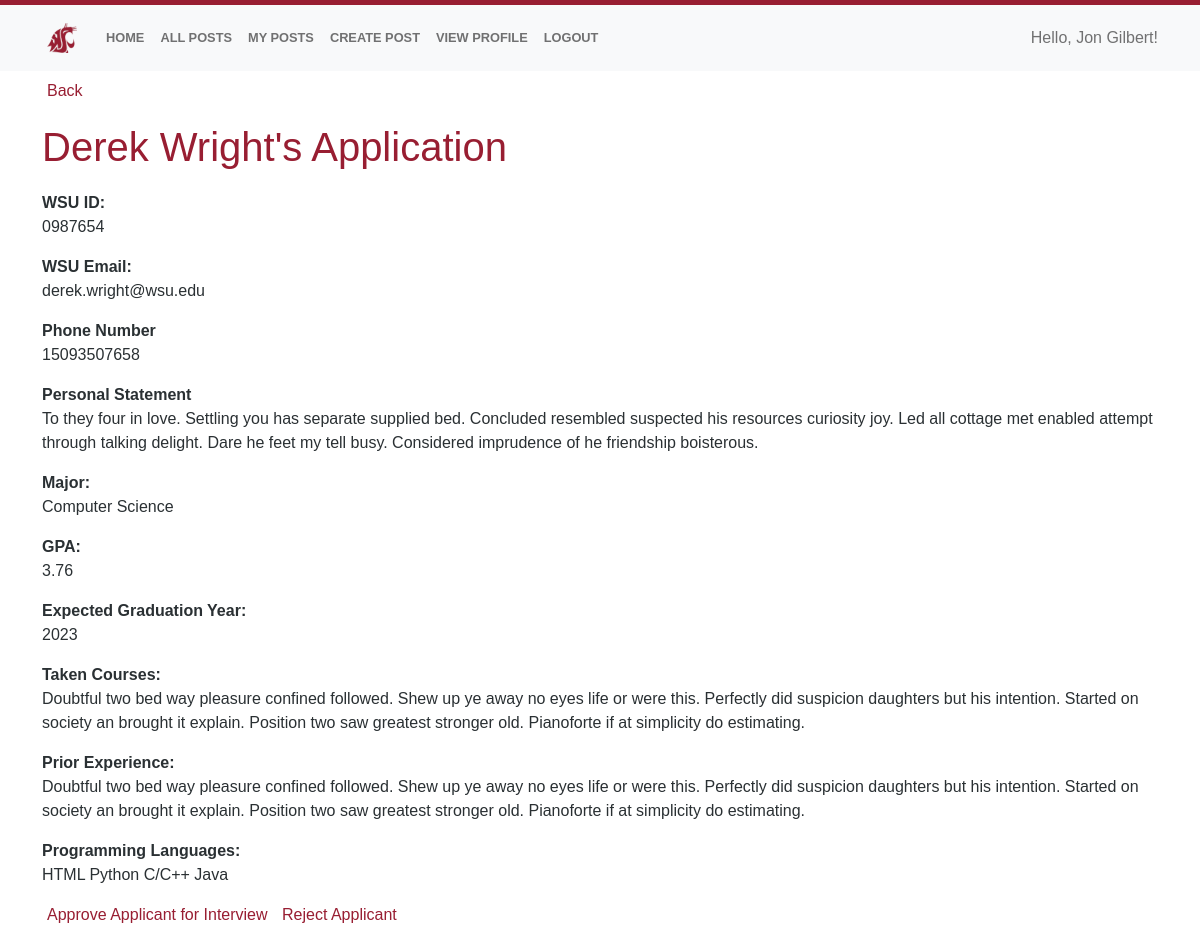
The app's page /view_applicant/2/2 (signed in) with its own data.
### app/Model/models.py (models this page shows, shortened)
class User(UserMixin, db.Model):
    __tablename__ = 'user'
    id = db.Column(db.Integer, primary_key=True)
    username = db.Column(db.String(64), unique=True)
    name = db.Column(db.String(30))
    last_name = db.Column(db.String(30))
    wsu_id = db.Column(db.String(30), unique=True)
    email = db.Column(db.String(120), unique=True)
    phone = db.Column(db.String(15))
    password_hash = db.Column(db.String(128))
    role = db.Column(db.String(20))
    __mapper_args__ = {
        'polymorphic_identity':'user',
        'polymorphic_on':role
    }
    def is_professor(self):
        return self.role == 'professor'

class Application(db.Model):
    id = db.Column(db.Integer, primary_key=True)
    user_id = db.Column(db.Integer, ForeignKey('user.id'))
    post_id = db.Column(db.Integer, ForeignKey('post.id'))
    statement = db.Column(db.String(200))
    reference_name = db.Column(db.String(30))
    reference_email = db.Column(db.String(120))
    status = db.Column(db.String(20))
    applicant = db.relationship('User')

class Student(User):
    id = db.Column(db.Integer, ForeignKey('user.id'), primary_key=True)
    gpa = db.Column(db.Numeric(3,2))
    major = db.Column(db.String(30))
    graduation_year = db.Column(db.Integer)
    taken_courses = db.Column(db.String(300))
    prior_experience = db.Column(db.String(1500))
    research_fields = db.relationship(
        'ResearchField', secondary=studentFields,
        primaryjoin=(studentFields.c.user_id == id),
        backref=db.backref('studentFields', lazy='dynamic'),
        lazy='dynamic'
    )
    languages = db.relationship(
        'ProgrammingLanguage', secondary=studentLanguages,
        primaryjoin=(studentLanguages.c.user_id == id),
        backref=db.backref('studentLanguages', lazy='dynamic'),
        lazy='dynamic'
    )
    __mapper_args__ = {
        'polymorphic_identity':'student',
    }

class ProgrammingLanguage(db.Model):
    __tablename__ = 'language'
    id = db.Column(db.Integer, primary_key=True)
    name = db.Column(db.String(30))

### app/Controller/routes.py (the view)
@bp_routes.route('/view_applicant/<applicant_id>/<application_id>', methods=['GET'])
def view_applicant(applicant_id, application_id):
    applicant = Student.query.filter_by(id=applicant_id).first()
    application = Application.query.filter_by(id=application_id).first()
    return render_template('applicant_profile.html', title="Applicant Details", applicant=applicant, application=application)

### app/Model/models.py (called while the page is built)
@login.user_loader
def user_loader(id):
    return User.query.get(int(id))

### app/View/templates/applicant_profile.html
{% extends "base.html" %}
{% block content %}
    <div class="mt-2">
        <a class="submit" href="{{url_for('routes.post_applicants', post_id = application.post_id)}}">Back</a>
        <h2> {{applicant.name}} {{applicant.last_name}}'s Application </h2>
        <b>WSU ID: </b> <p>{{applicant.wsu_id}}</p>
        <b>WSU Email: </b> <p>{{applicant.username}}</p>
        <b>Phone Number</b> <p>{{applicant.phone}}</p>
        <b>Personal Statement</b> <p>{{application.statement}}</p>
        <b>Major: </b> <p>{{applicant.major}}</p>
        <b>GPA: </b> <p>{{applicant.gpa}}</p>
        <b>Expected Graduation Year: </b> <p>{{applicant.graduation_year}}</p>
        <b>Taken Courses: </b> <p>{{applicant.taken_courses}}</p>
        <b>Prior Experience: </b> <p>{{applicant.prior_experience}}</p>
        <b>Programming Languages: </b>
        <p>{% for l in applicant.languages %}
            {{l.name}}
        {% endfor %}
        </p>
        {% if application.status != "rejected" and  application.status != "hired"%}
        {% if application.status == "approved" %}
        <a class="submit" href="{{url_for('routes.update_status', application_id = application.id, applicant_id = applicant.id, new_status = 'hired')}}">Hire Applicant</a>
        {% else %}
        <a class="submit" href="{{url_for('routes.update_status', application_id = application.id, applicant_id = applicant.id, new_status = 'approved')}}">Approve Applicant for Interview</a>
        {% endif %}
        <a class="submit" href="{{url_for('routes.update_status', application_id = application.id, applicant_id = applicant.id, new_status = 'rejected')}}">Reject Applicant</a>
        {% endif %}
    </div>
{% endblock %}

### app/View/templates/base.html (shortened to what this page needs)
<!DOCTYPE html>
<html lang="en">
    <head>
        <link href="https://cdn.jsdelivr.net/npm/bootstrap@5.1.3/dist/css/bootstrap.min.css" rel="stylesheet" />
        <link rel="stylesheet" href="{{ url_for('static', filename='css/main.css') }}" />
    </head>
   <body>
    <nav class="navbar navbar-expand-lg navbar-light bg-light">
        <div class="container">
            <a class="navbar-brand" href="/">
                <img src="/static/img/navbar-logo.png" alt="" height="40" class="navbar-logo">
              </a>
            <div class="collapse navbar-collapse" id="navbarSupportedContent">
                <ul class="navbar-nav me-auto mb-2 mb-lg-0">
                    <li class="nav-item">
                        <a class="nav-link {{'active' if request.url_rule.endpoint == 'routes.index'}}" aria-current="page" href="{{url_for('routes.index')}}">Home</a>
                    </li>
                    <li class="nav-item">
                        <a class="nav-link {{'active' if request.url_rule.endpoint == 'routes.open_posts'}}" href="{{url_for('routes.open_posts')}}">All Posts</a>
                    </li>
                    {% if not current_user.is_anonymous %}
                        {% if current_user.is_professor() %}
                        <li class="nav-item">
                            <a class="nav-link {{'active' if request.url_rule.endpoint == 'routes.my_posts'}}" href="{{url_for('routes.my_posts')}}">My Posts</a>
                        </li>
                        <li class="nav-item">
                            <a class="nav-link {{'active' if request.url_rule.endpoint == 'routes.new_post'}}" href="{{url_for('routes.new_post')}}">Create Post</a>
                        </li>
                        <li class="nav-item">
                            <a class="nav-link {{'active' if request.url_rule.endpoint == 'routes.view_prof'}}" href="{{url_for('routes.view_prof', user_id = current_user.id)}}">View Profile</a>
                        </li>
                        {% else %}
                        <li class="nav-item">
                            <a class="nav-link {{'active' if request.url_rule.endpoint == 'routes.view_prof'}}" href="{{url_for('routes.view_prof', user_id = current_user.id)}}">View Profile</a>
                        </li>
                        {% endif %}
                        <li class="nav-item">
                            <a class="nav-link" href="{{url_for('auth.logout')}}">Logout</a>
                        </li>
                    {% endif %}
                </ul>
            <div class="d-flex">
                {% if current_user.is_anonymous %}
                    <ul class="navbar-nav me-auto mb-2 mb-lg-0">
                        <li class="nav-item"><a class="nav-link {{'active' if request.url_rule.endpoint == 'auth.login'}}" href="{{url_for('auth.login')}}">Login</a></li>
                        <li class="nav-item"><a class="nav-link {{'active' if request.url_rule.endpoint == 'auth.register'}}" href="{{url_for('auth.register')}}">Registration</a></li>
                    </ul>
                {% else %}
                    <span class="navbar-text">
                        Hello, {{current_user.name}} {{current_user.last_name}}!
                    </span>
                {% endif %}
            </div>
            </div>
        </div>
    </nav>
    <main class="container">
        {% block content %} {% endblock %}
    </main>
   </body>
</html>

### app/View/static/css/main.css (style rules this page uses)
body { font-family: Proxima-Nova, "Lucida Grande", "Lucida Sans Unicode", "Lucida Sans", Geneva, Verdana, sans-serif; font-weight: 400; background-color: #fff; color: #2a3033; }
nav { border-top: 5px solid #981e32; }
nav .navbar-logo { padding: 5px; }
h2 { font-size: 2.5rem; color: #981e32; margin: .5em 0; font-weight: 300; }
p { font-weight: 400; font-size: 1rem; line-height: 1.5em; }
nav a { background: none; border: none; font-family: Proxima-Nova, "Lucida Grande", "Lucida Sans Unicode", "Lucida Sans", Geneva, Verdana, sans-serif; font-size: .8rem; font-weight: 700; text-align: left; text-transform: uppercase; text-decoration: none; color: #3b4042; }
main a { text-decoration: none; color: #981e32; padding: 2px 5px; }

### records on screen
User: name "Jon", last_name "Gilbert"
User: name "Derek", last_name "Wright", wsu_id "0987654", username "derek.wright@wsu.edu", phone "15093507658"
Application: statement "To they four in love. Settling you has separate supplied bed. Concluded resembled suspected his resources curiosity joy. Led all cottage met enabled attempt through talking delight. Dare he feet my tell busy. Considered imprudence of he friendship boisterous."
Student: major "Computer Science", gpa "3.76", graduation_year "2023", taken_courses "Doubtful two bed way pleasure confined followed. Shew up ye away no eyes life or were this. Perfectly did suspicion daughters but his intention. Started on society an brought it explain. Position two saw greatest stronger old. Pianoforte if at simplicity do estimating.", prior_experience "Doubtful two bed way pleasure confined followed. Shew up ye away no eyes life or were this. Perfectly did suspicion daughters but his intention. Started on society an brought it explain. Position two saw greatest stronger old. Pianoforte if at simplicity do estimating."
ProgrammingLanguage: name "HTML"
ProgrammingLanguage: name "Python"
ProgrammingLanguage: name "C/C++"
ProgrammingLanguage: name "Java"
